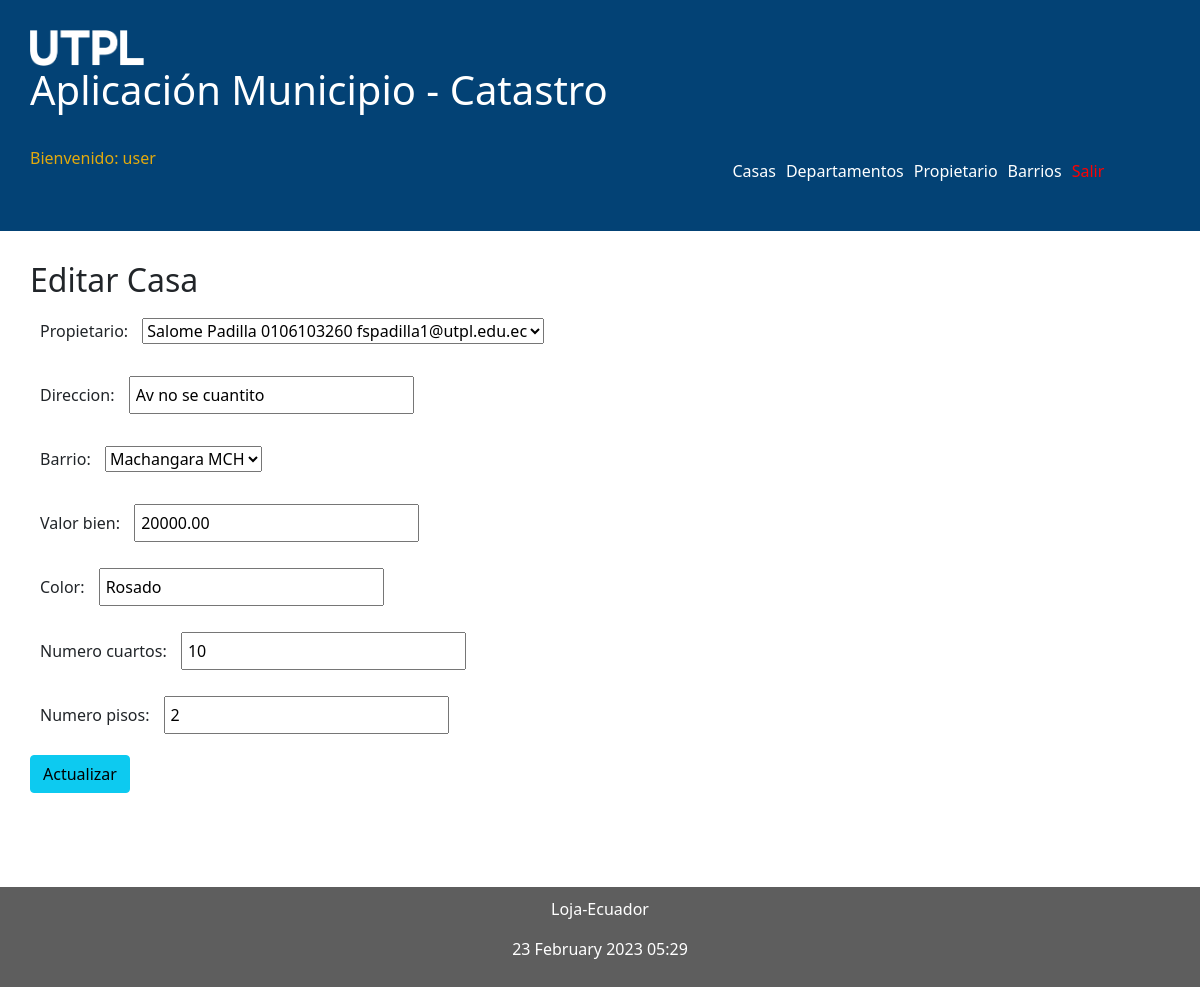
Screenshot of /editar/casa/1 (signed in) with the database file from the repository.
### catastro/models.py (models this page shows, shortened)
class Casa (models.Model):
    propietario = models.ForeignKey(Persona, on_delete=models.CASCADE,
                                    related_name="los_propietarios")
    direccion = models.CharField(max_length=50)
    barrio = models.ForeignKey(Barrio, on_delete=models.CASCADE,
                               related_name="los_barrios")
    valor_bien = models.DecimalField(max_digits=100, decimal_places=2)
    color = models.CharField(max_length=20)
    numero_cuartos = models.IntegerField()
    numero_pisos = models.IntegerField()

### catastro/views.py (the view)
# urls.py: path('editar/casa/<int:id>', views.editar_casa, name='editar_casa'),
@permission_required('catastro.change_casa', login_url="/entrando/login/")
@login_required(login_url='/entrando/login/')
def editar_casa(request, id):
    casa = Casa.objects.get(pk=id)
    if request.method=='POST':
        formulario = CasaForm(request.POST, instance=casa)
        print(formulario.errors)
        if formulario.is_valid():
            formulario.save()
            return redirect(casas)
    else:
        formulario = CasaForm(instance=casa)
    diccionario = {'formulario': formulario}
    return render(request, 'editarCasa.html', diccionario)

### catastro/forms.py
class CasaForm(ModelForm):
    class Meta:
        model = Casa
        fields = ['propietario', 'direccion', 'barrio', 'valor_bien', 'color', 'numero_cuartos', 'numero_pisos']

### catastro/models.py (called while the page is built)
    def __str__(self):
        return "%s %s %s %s" % (self.nombres,
                                self.apellidos,
                                self.cedula,
                                self.correo)

    def __str__(self):
        return "%s %s" % (self.nombre,
                          self.siglas)

### catastro/templates/editarCasa.html (shortened to what this page needs)
{% extends "master.html" %}
{% block content %}
<h2>Editar Casa</h3>
<form action="" method="post">
  {{formulario.as_p}}
  <p><input class="btn btn-info" type='submit' value='Actualizar'/></p>
</form>
{% endblock %}

### catastro/templates/master.html (shortened to what this page needs)
<!DOCTYPE html>
<html>
  <head>
    {% load static %}
    <link rel="stylesheet" type="text/css" href="{% static 'css/estilos.css' %}">
    <link rel="stylesheet" type="text/css" href="https://cdn.datatables.net/1.10.25/css/jquery.dataTables.min.css">
    <link href="https://cdn.jsdelivr.net/npm/bootstrap@5.0.0-beta1/dist/css/bootstrap.min.css" rel="stylesheet">
  </head>
  <body style="padding: 0px;">
  <header style="padding: 30px;">
    <img src="{% static 'images/logo.png' %}" height="10%" width="10%" alt="My image">
    <h1> Aplicación Municipio - Catastro </h1>
    <br><span style="color:rgb(227, 170, 13); float:left" class="nombre_usuario"> Bienvenido: {{user.username}} </span>
    <nav class="top_menu navbar navbar-light">
      <ul class="nav justify-content-end">
        <li><a class="nav-item" style="text-decoration: none;color: white;" href="{% url 'casas' %}">Casas</a></li>
        <li><a class="nav-item" style="text-decoration: none;color: white;" href="{% url 'departamentos' %}">Departamentos</a></li>
        <li><a class="nav-item" style="text-decoration: none;color: white;" href="{% url 'personas' %}">Propietario</a></li>
        <li><a class="nav-item" style="text-decoration: none; color: white;"  href="{% url 'barrios' %}">Barrios</a></li>
        {% if user.is_authenticated %}
          <li><a style="text-decoration: none;color: red;" href="{% url 'logout_view' %}">Salir</a></li>
        {% else %}
          <li><a style="text-decoration: none; color:rgb(227, 170, 13);" href="{% url 'login' %}">Ingresar</a></li>
        {% endif %}
      </ul>
    </nav>
  </header>
  <section style="padding: 30px;">
      {% block content %}
      {% endblock %}
      <br><br>
  </section>
    <footer style="padding: 10px;">
      <p style="text-align:center">Loja-Ecuador</p>
      <p style="text-align:center">{% now "j F Y H:i" %}</p>
    </footer>
  </body>
</html>

### catastro/static/css/estilos.css (style rules this page uses)
body { background: #FEFEFD; padding: 0; }
header { background: #034275; color: #FFF; padding: 30px; }
section { width: 100%; }
input[type=text], input[type=number] { width: 25%; padding: 5px 5px; box-sizing: border-box; }
label { padding: 12px 10px; }
.top_menu ul { list-style:none; float:left; padding: 5px; width:95%; }
.top_menu ul li { float:left; margin-right:10px; margin-bottom:5px; color: #FFF; }
footer { background: #5E5E5E; color: #FFF; }

### rows the page displays
Casa: propietario "Salome Padilla 0106103260 fspadilla1@utpl.edu.ec", direccion "Av no se cuantito", barrio "Machangara MCH", valor_bien "20000.00", color "Rosado", numero_cuartos "10", numero_pisos "2"

### other values shown
{{ user.username }} "user"
